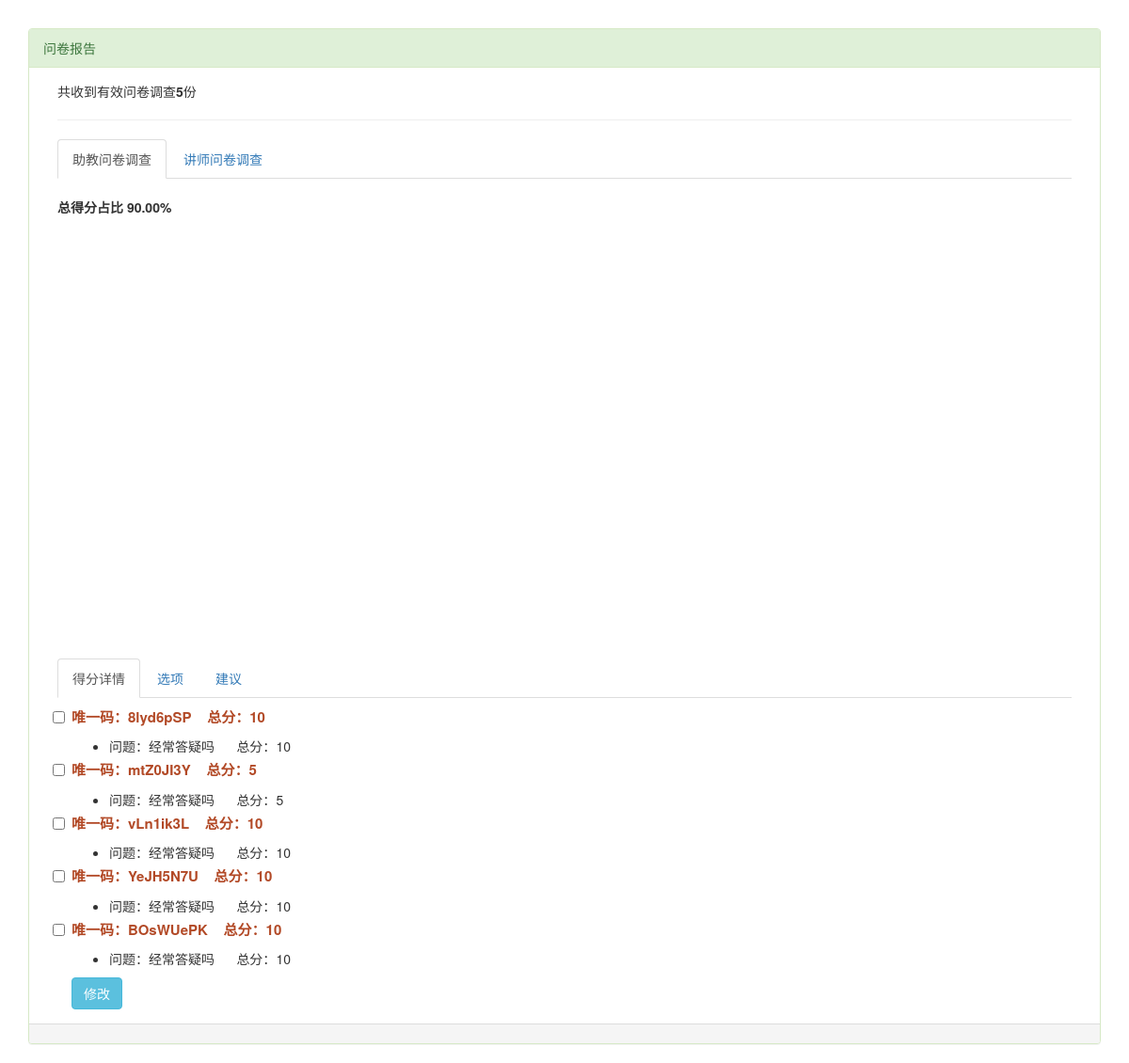
/2/report/, run on the app's committed database.
### web/models.py (models this page shows, shortened)
class Survey(models.Model):
    name = models.CharField("调查问卷名称", max_length=128, unique=True)
    questions = models.ManyToManyField("SurveyItem", verbose_name="选择要调查的问题列表")
    date = models.DateTimeField(auto_now_add=True, verbose_name="问卷创建日期")
    class Meta:
        verbose_name = "调查问卷"
        verbose_name_plural = "调查问卷"
        ordering = ["-date", ]

class SurveyCode(models.Model):
    middle_survey = models.ForeignKey("MiddleSurvey", on_delete=models.CASCADE)
    unique_code = models.CharField(max_length=32, unique=True)
    used = models.BooleanField(default=False, verbose_name="使用状态")
    used_time = models.DateTimeField(blank=True, null=True, verbose_name='使用时间')
    date = models.DateTimeField(auto_now_add=True, verbose_name="创建时间")

class SurveyItem(models.Model):
    name = models.CharField("调查问题", max_length=255)
    date = models.DateField(auto_now_add=True)
    answer_type_choices = (('single', "单选"), ('suggestion', "建议"))
    answer_type = models.CharField("问题类型", choices=answer_type_choices, default='single', max_length=32)
    class Meta:
        verbose_name = '调查问卷问题列表'
        verbose_name_plural = "调查问卷问题列表"
        ordering = ["answer_type", ]

### web/views/backend.py (the view, shortened to what this page needs)
# urls.py: re_path("^(?P<pk>\d+)/report/$", backend.SurveyReportView.as_view()),
class SurveyReportView(TemplateView):
    template_name = "web/report.html"
    extra_context = {
        "title": "问卷报告"
    }
    def get_context_data(self, **kwargs):
        context = super(SurveyReportView, self).get_context_data(**kwargs)
        result = []
        middle_survey = models.MiddleSurvey.objects.get(pk=context.get("pk"))
        for survey in middle_survey.surveys.iterator():
            records = models.SurveyRecord.objects.filter(middle_survey=middle_survey, survey=survey)
            score_records = records.exclude(survey_item__answer_type="suggestion")
            answers = {}
            for item in score_records.iterator():
                unique_code = item.survey_code.unique_code
                if unique_code not in answers:
                    answers[unique_code] = {
                        'questions': [{
                            'id': item.survey_item.pk,
                            'name': item.survey_item.name,
                            'score': item.score
                        }],
                        'is_hide': item.is_hide,
                        'score_sum': item.score
                    }
            choices = {}
            for item in score_records.iterator():
                question_id = item.survey_item.pk
                max_score = item.survey_item.answers.order_by("-points").only("points").first().points
                if question_id in choices:
                    choices[question_id]["real_score"] += item.score
                    choices[question_id]["score"] += max_score
                else:
                    choices[question_id] = {
                        'name': item.survey_item.name,
                        'real_score': item.score,
                        'score': max_score
                    }
            score = 0
            real_score = 0
            for value in choices.values():
                score += value["score"]
                real_score += value["real_score"]
            result.append({
                "id": "survey-{}".format(survey.pk),
                "name": survey.name,
                "answers": answers,
                "choices": choices,
                "suggestions": [
                    item.suggestion for item in records.filter(survey_item__answer_type="suggestion").iterator()
                ],
                "percent": "{:.2f}".format(real_score / (score or 1) * 100)
            })
        context["result"] = result
        context["count"] = middle_survey.surveyrecord_set.values("survey_code").annotate(
            Count("survey_code")
        ).count()
        return context

### templates/web/report.html (shortened to what this page needs)
{% extends 'web/public/layout.html' %}
{% load staticfiles %}
{% block app-page %}
  <div class="col-xs-12">
    <div> 共收到有效问卷调查<strong>{{ count }}</strong>份</div>
    <hr>
    <ul class="nav nav-tabs" role="tablist" id="surveyTab">
      {% for survey in result %}
        <li role="presentation" class="{% if forloop.first %}active{% endif %}">
          <a href="#{{ survey.id }}" aria-controls="{{ survey.id }}" role="tab" data-toggle="tab"
             aria-expanded="false">{{ survey.name }}</a>
        </li>
      {% endfor %}
    </ul>
    <div class="tab-content">
      {% for survey in result %}
        <div role="tabpanel" class="tab-pane {% if forloop.first %}active{% endif %}" id="{{ survey.id }}">
          <div style="margin-top: 20px">
            <strong>总得分占比 {{ survey.percent }}%</strong>
          </div>
          <div id="chart-{{ survey.id }}" style="width: 100%; height: 450px;"></div>
          <br>
          <ul class="nav nav-tabs" role="tablist">
            <li role="presentation" class="active">
              <a href="#details-{{ survey.id }}" role="tab" data-toggle="tab" aria-expanded="true">得分详情</a>
            </li>
            <li role="presentation">
              <a href="#choices-{{ survey.id }}" role="tab" data-toggle="tab" aria-expanded="true">选项</a>
            </li>
            <li role="presentation">
              <a href="#suggestion-{{ survey.id }}" role="tab" data-toggle="tab" aria-expanded="true">建议</a>
            </li>
          </ul>
          <div class="tab-content">
            <div role="tabpanel" class="tab-pane active" id="details-{{ survey.id }}">
              <div class="col-xs-12">
                {% for code, answer in survey.answers.items %}
                  <div class="checkbox" is_hide="{{ answer.is_hide }}">
                    <input type="checkbox" class="answer-code" value="{{ code }}">
                    <p style="color:#B24926; font-size: 15px;font-weight: bold ">
                      唯一码：{{ code }}&nbsp;&nbsp;&nbsp;&nbsp;总分：{{ answer.score_sum }}</p>
                    <ul>
                      {% for question in answer.questions %}
                        <li>
                          <span>问题：{{ question.name }}</span>
                          <span>总分：{{ question.score }}</span>
                        </li>
                      {% endfor %}
                    </ul>
                  </div>
                {% endfor %}
                <div>
                  <button class="btn-info btn" onclick="bindCheckboxBtn('survey-1')">修改</button>
                </div>
              </div>
            </div>
          </div>
        </div>
      {% endfor %}
    </div>
  </div>
{% endblock %}

### templates/web/public/layout.html
{% extends 'web/public/base.html' %}
{% block body %}
  <div class="panel panel-success">
    <div class="panel-heading">{% block panel-title %}{{ title }}{% endblock %}</div>
    <div class="panel-body">
      {% block app-page %}{% endblock %}
    </div>
    <div class="panel-footer"></div>
  </div>
{% endblock %}

### templates/web/public/base.html (shortened to what this page needs)
{% load staticfiles %}
<!DOCTYPE html>
<html lang="zh-CN">
<head>
  <link rel="stylesheet" href="https://cdn.jsdelivr.net/npm/bootstrap@3.3.7/dist/css/bootstrap.min.css">
  <link rel="stylesheet" href="https://unpkg.com/element-ui/lib/theme-chalk/index.css">
</head>
<body>
  <div id="app" class="container">
    {% block body %}{% endblock %}
  </div>
</body>
</html>

### templates/web/public/base.html (style rules this page uses)
#app { margin-top: 30px; }

### data on the page
Survey: name "助教问卷调查"
Survey: name "讲师问卷调查"
SurveyCode: answers "8lyd6pSP"
SurveyItem: name "经常答疑吗" "经常答疑吗" "经常答疑吗" "经常答疑吗" "经常答疑吗"
SurveyCode: answers "mtZ0JI3Y"
SurveyCode: answers "vLn1ik3L"
SurveyCode: answers "YeJH5N7U"
SurveyCode: answers "BOsWUePK"

### other printed values
{{ title }} "问卷报告"
{{ count }} "5"
{{ survey.percent }} "90.00"
{{ answer.score_sum }} "10" "5" "10" "10" "10"
{{ question.score }} "10" "5" "10" "10" "10"
